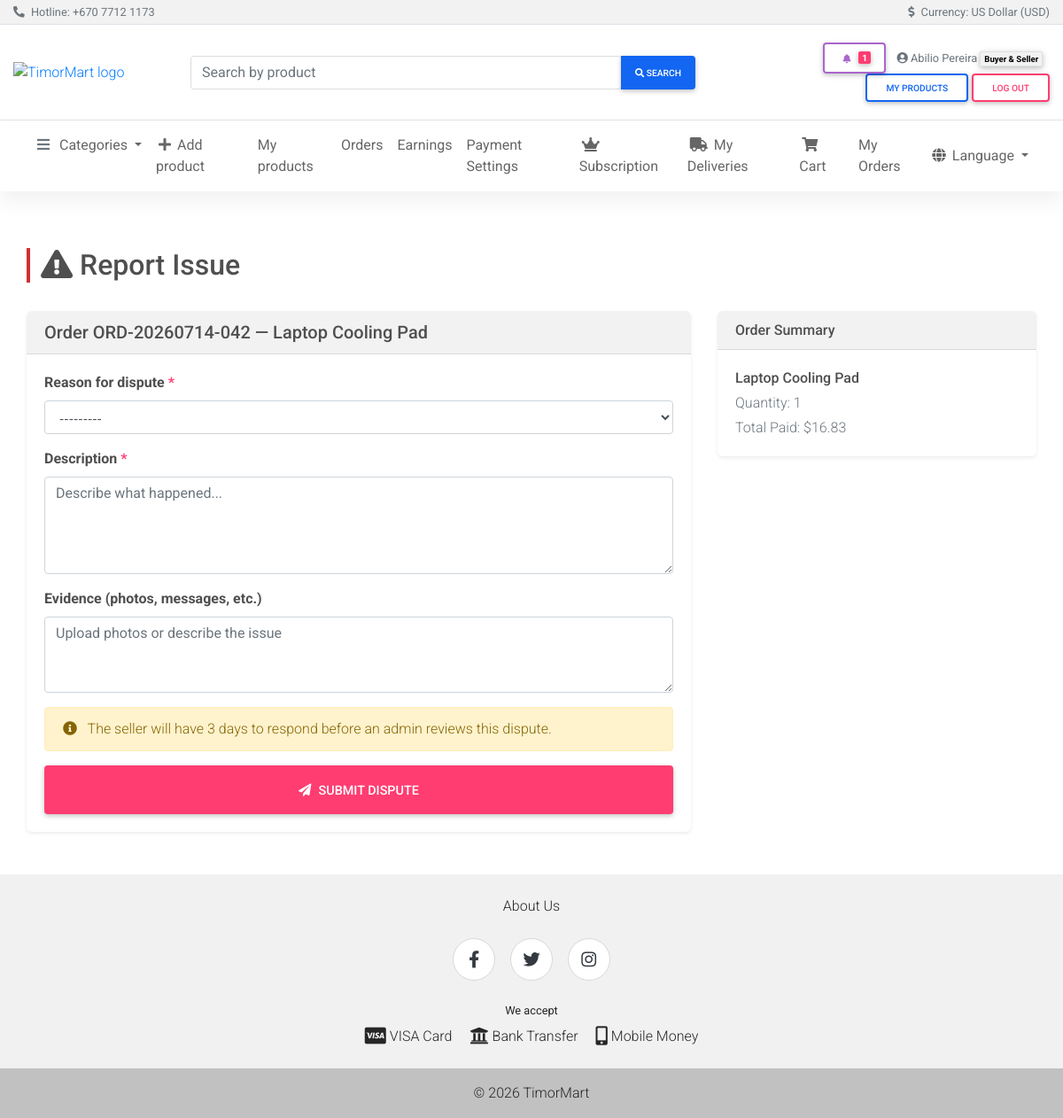
/order/100/dispute/ (signed in), run on the app's committed database.
### olretail/payment_models.py (models this page shows, shortened)
class Order(models.Model):
    order_number = models.CharField(max_length=20, unique=True)
    buyer = models.ForeignKey(User, on_delete=models.PROTECT, related_name='orders')
    seller = models.ForeignKey('olretail.Seller', on_delete=models.PROTECT)
    product = models.ForeignKey('olretail.Product', on_delete=models.PROTECT)
    quantity = models.PositiveIntegerField()
    price_per_unit = models.DecimalField(max_digits=13, decimal_places=2)
    subtotal = models.DecimalField(max_digits=13, decimal_places=2)
    commission_amount = models.DecimalField(max_digits=13, decimal_places=2, default=0)
    payment_fee = models.DecimalField(max_digits=13, decimal_places=2, default=0)
    total = models.DecimalField(max_digits=13, decimal_places=2)
    status = models.CharField(
        max_length=20,
        choices=OrderStatus.choices,
        default=OrderStatus.PENDING_PAYMENT,
        db_index=True,
    )
    payment_method = models.CharField(
        max_length=20,
        choices=PaymentMethod.choices,
        default=PaymentMethod.STRIPE,
    )
    payment = models.ForeignKey(
        'Payment', on_delete=models.SET_NULL, null=True, blank=True, related_name='orders'
    )
    created_at = models.DateTimeField(auto_now_add=True)
    payment_reported_at = models.DateTimeField(null=True, blank=True)
    paid_at = models.DateTimeField(null=True, blank=True)
    shipped_at = models.DateTimeField(null=True, blank=True)
    delivered_at = models.DateTimeField(null=True, blank=True)
    delivery_address = models.TextField()
    delivery_city = models.ForeignKey(
        'olretail.City', on_delete=models.PROTECT, null=True, blank=True, related_name='deliveries',
    )
    delivery_phone = models.CharField(max_length=40)
    estimated_delivery = models.DateField(null=True, blank=True)
    courier_name = models.CharField(max_length=100, blank=True)
    tracking_number = models.CharField(max_length=100, blank=True)
    assigned_courier = models.ForeignKey(
        'olretail.Courier', on_delete=models.SET_NULL, null=True, blank=True, related_name='deliveries'
    )
    delivery_photo = models.ImageField(upload_to='delivery_proofs/%Y/%m/', null=True, blank=True)
    buyer_notes = models.TextField(blank=True)
    admin_notes = models.TextField(blank=True)
    class Meta:
        ordering = ['-created_at']
        indexes = [
            models.Index(fields=['buyer', '-created_at']),
            models.Index(fields=['seller', '-created_at']),
            models.Index(fields=['status', '-created_at']),
        ]

### olretail/models.py (models this page shows, shortened)
class Product(models.Model):
    IMAGE_FIELD_NAMES = ("product_image", "product_image_2", "product_image_3")
    name = models.CharField(max_length=200)
    slug = models.SlugField(max_length=220, unique=True)
    product_image = models.ImageField(upload_to="product_image", null=True, blank=True)
    product_image_2 = models.ImageField(upload_to="product_image", blank=True)
    product_image_3 = models.ImageField(upload_to="product_image", blank=True)
    category = models.ForeignKey(Category, on_delete=models.PROTECT)
    price = models.DecimalField(max_digits=13, decimal_places=2)
    description = models.TextField()
    country = models.ForeignKey(Country, on_delete=models.PROTECT)
    item_location = models.ForeignKey(City, on_delete=models.PROTECT)
    created = models.DateTimeField(auto_now_add=True)
    updated = models.DateTimeField(auto_now=True)
    quantity = models.PositiveIntegerField()
    seller = models.ForeignKey(Seller, on_delete=models.CASCADE)
    status = models.CharField(
        max_length=12,
        choices=ProductStatus.choices,
        default=ProductStatus.PENDING,
        db_index=True,
    )
    moderation_note = models.TextField(blank=True)
    featured = models.BooleanField(default=False)
    condition = models.CharField(max_length=40, choices=CONDITION_CHOICES, default="New")
    size = models.CharField(max_length=50, blank=True, help_text=_("e.g. L, 42, 500ml"))
    pieces_per_unit = models.PositiveIntegerField(
        null=True, blank=True, help_text=_("e.g. 12 pens in a pack")
    )
    units_per_box = models.PositiveIntegerField(
        null=True, blank=True, help_text=_("e.g. 24 packs in a box")
    )
    class Meta:
        ordering = ["-created"]

### olretail/payment_views.py (the view)
# urls.py: path("order/<int:order_id>/dispute/", payment_views.open_dispute, name="open_dispute"),
@login_required
def open_dispute(request, order_id):
    order = get_object_or_404(Order, id=order_id, buyer=request.user)
    if order.status not in [OrderStatus.DELIVERED, OrderStatus.SHIPPED]:
        messages.error(request, _('You can only open disputes for delivered or shipped orders.'))
        return redirect('olretail:order_detail', order_id=order.id)
    if hasattr(order, 'dispute'):
        messages.warning(request, _('A dispute is already open for this order.'))
        return redirect('olretail:dispute_detail', dispute_id=order.dispute.id)
    if request.method == 'POST':
        form = DisputeForm(request.POST)
        if form.is_valid():
            dispute = form.save(commit=False)
            dispute.order = order
            dispute.buyer = request.user
            dispute.seller = order.seller
            dispute.save()
            messages.success(request, _('Dispute opened. Seller has 3 days to respond.'))
            return redirect('olretail:dispute_detail', dispute_id=dispute.id)
    else:
        form = DisputeForm()
    context = {
        'form': form,
        'order': order,
    }
    return render(request, 'olretail/open_dispute.html', context)

### templates/olretail/open_dispute.html (shortened to what this page needs)
{% extends "shared/base.html" %}
{% load i18n %}
{% block content %}
<main class="py-5">
  <div class="container-fluid">
    <div class="row mb-4">
      <div class="col-12">
        <h1 class="h2 page-header-bar">
          <i class="fas fa-exclamation-triangle mr-2"></i>{% trans "Report Issue" %}
        </h1>
      </div>
    </div>
    <div class="row">
      <div class="col-lg-8">
        <div class="card border-0 shadow-sm">
          <div class="card-header bg-light">
            <h5 class="mb-0">
              {% trans "Order" %} {{ order.order_number }} &mdash; {{ order.product.name }}
            </h5>
          </div>
          <div class="card-body">
            <form method="post" novalidate>
              <div class="form-group">
                <label for="{{ form.reason.id_for_label }}" class="font-weight-bold">
                  {{ form.reason.label }}
                  <span class="text-danger">*</span>
                </label>
                {{ form.reason }}
              </div>
              <div class="form-group">
                <label for="{{ form.description.id_for_label }}" class="font-weight-bold">
                  {{ form.description.label }}
                  <span class="text-danger">*</span>
                </label>
                {{ form.description }}
              </div>
              <div class="form-group">
                <label for="{{ form.buyer_evidence.id_for_label }}" class="font-weight-bold">
                  {{ form.buyer_evidence.label }}
                </label>
                {{ form.buyer_evidence }}
              </div>
              <div class="alert alert-warning">
                <i class="fas fa-info-circle mr-2"></i>
                {% trans "The seller will have 3 days to respond before an admin reviews this dispute." %}
              </div>
              <button type="submit" class="btn btn-danger btn-lg btn-block mt-3">
                <i class="fas fa-paper-plane mr-2"></i>{% trans "Submit Dispute" %}
              </button>
            </form>
          </div>
        </div>
      </div>
      <div class="col-lg-4">
        <div class="card border-0 shadow-sm">
          <div class="card-header bg-light">
            <h6 class="mb-0">{% trans "Order Summary" %}</h6>
          </div>
          <div class="card-body">
            <p class="mb-1"><strong>{{ order.product.name }}</strong></p>
            <p class="text-muted mb-1">{% trans "Quantity" %}: {{ order.quantity }}</p>
            <p class="text-muted mb-0">{% trans "Total Paid" %}: ${{ order.total }}</p>
          </div>
        </div>
      </div>
    </div>
  </div>
</main>
{% endblock %}

### templates/shared/header.html (shortened to what this page needs)
{% load i18n %}
{% load static %}
<header>
  <div class="bg-light border-bottom py-1">
    <div class="container-fluid d-flex flex-wrap justify-content-between align-items-center small text-muted">
      <div>
        <i class="fas fa-phone-alt mr-1" aria-hidden="true"></i>
        {% trans 'Hotline' %}: <a href="tel:+67077121173" class="text-muted">+670 7712 1173</a>
      </div>
      <div>
        <i class="fas fa-dollar-sign mr-1" aria-hidden="true"></i>
        {% trans 'Currency' %}: {% trans 'US Dollar (USD)' %}
      </div>
    </div>
  </div>
  <div class="container-fluid">
    <div class="row jumbotron white border-bottom mb-0 py-3 align-items-center">
      <div class="col-md-2 my-1">
        <a href="{% url 'olretail:index' %}" aria-label="{% trans 'Home' %}">
          <img src="{% static 'mdb/img/logo.jpg' %}" height="180" alt="TimorMart logo">
        </a>
      </div>
      <div class="col-md-6 my-1">
        <form action="{% url 'olretail:search' %}" method="get" role="search">
          <div class="md-form md-outline input-group md-input-group w-100 my-0">
            <input type="search" class="form-control mb-0" name="q" value="{{ query|default:'' }}"
                   placeholder="{% trans 'Search by product' %}" aria-label="{% trans 'Search by product' %}">
            <div class="input-group-append">
              <button class="btn btn-primary btn-md px-3 m-0" type="submit">
                <i class="fa fa-search" aria-hidden="true"></i>
                <span class="d-none d-sm-inline"> {% trans 'Search' %}</span>
              </button>
            </div>
          </div>
        </form>
      </div>
      <div class="col-md-4 my-1 text-md-right">
        {% if user.is_authenticated %}
        <div class="dropdown d-inline-block mr-2">
          <a class="btn btn-sm btn-outline-secondary my-0 position-relative" href="#" role="button"
             id="notificationsDropdown" data-toggle="dropdown" aria-haspopup="true" aria-expanded="false"
             aria-label="{% trans 'Notifications' %}">
            <i class="fas fa-bell" aria-hidden="true"></i>
            {% if unread_notification_count %}
            <span class="badge badge-danger notif-badge">
              {{ unread_notification_count }}
            </span>
            {% endif %}
          </a>
        </div>
        <span class="text-muted small mr-2">
          <i class="fas fa-user-circle" aria-hidden="true"></i>
          {{ user.get_full_name|default:user.username }}
          {% if user.is_staff %}<span class="badge badge-dark">{% trans 'Administrator' %}</span>
          {% elif is_buyer and is_seller %}<span class="badge badge-light border">{% trans 'Buyer & Seller' %}</span>
          {% elif is_seller %}<span class="badge badge-light border">{% trans 'Seller' %}</span>
          {% elif is_buyer %}<span class="badge badge-light border">{% trans 'Buyer' %}</span>{% endif %}
        </span>
        {% if is_seller %}
        <a href="{% url 'olretail:list' %}" class="btn btn-sm btn-outline-primary my-0">{% trans 'My products' %}</a>
        {% endif %}
        <form action="{% url 'accounts:logout' %}" method="post" class="d-inline">
          <button type="submit" class="btn btn-sm btn-outline-danger my-0">{% trans 'Log out' %}</button>
        </form>
        {% else %}
        <a href="{% url 'accounts:login' %}" class="btn btn-sm btn-outline-primary my-0">{% trans 'Sign in' %}</a>
        <a href="{% url 'accounts:register' %}" class="btn btn-sm btn-primary my-0">{% trans 'Sign up' %}</a>
        {% endif %}
      </div>
    </div>
  </div>
  <nav class="navbar navbar-expand-lg sticky-top navbar-light white">
    <div class="container-fluid">
      <div class="collapse navbar-collapse" id="mainNav">
        <ul class="navbar-nav align-items-start">
          <li class="nav-item dropdown">
            <a class="nav-link dropdown-toggle" data-toggle="dropdown" href="#" role="button"
               aria-haspopup="true" aria-expanded="false">
              <i class="fas fa-bars text-muted mr-2" aria-hidden="true"></i>{% trans 'Categories' %}
            </a>
          </li>
          {% if is_seller %}
          <li class="nav-item">
            <a class="nav-link" href="{% url 'olretail:create_product' %}">
              <i class="fas fa-plus mr-1" aria-hidden="true"></i>{% trans 'Add product' %}
            </a>
          </li>
          <li class="nav-item">
            <a class="nav-link" href="{% url 'olretail:list' %}">{% trans 'My products' %}</a>
          </li>
          <li class="nav-item">
            <a class="nav-link" href="{% url 'olretail:seller_orders' %}">{% trans 'Orders' %}</a>
          </li>
          <li class="nav-item">
            <a class="nav-link" href="{% url 'olretail:seller_balance' %}">{% trans 'Earnings' %}</a>
          </li>
          <li class="nav-item">
            <a class="nav-link" href="{% url 'olretail:seller_payment_settings' %}">{% trans 'Payment Settings' %}</a>
          </li>
          <li class="nav-item">
            <a class="nav-link" href="{% url 'olretail:seller_subscription' %}">
              <i class="fas fa-crown mr-1" aria-hidden="true"></i>{% trans 'Subscription' %}
            </a>
          </li>
          {% endif %}
          {% if is_courier %}
          <li class="nav-item">
            <a class="nav-link" href="{% url 'olretail:courier_deliveries' %}">
              <i class="fas fa-truck mr-1" aria-hidden="true"></i>{% trans 'My Deliveries' %}
            </a>
          </li>
          {% endif %}
          {% if is_buyer %}
          <li class="nav-item">
            <a class="nav-link" href="{% url 'olretail:cart' %}">
              <i class="fas fa-shopping-cart mr-1" aria-hidden="true"></i>{% trans 'Cart' %}
            </a>
          </li>
          <li class="nav-item">
            <a class="nav-link" href="{% url 'olretail:buyer_orders' %}">{% trans 'My Orders' %}</a>
          </li>
          {% endif %}
        </ul>
        <ul class="navbar-nav ml-md-auto align-items-start">
          <li class="nav-item dropdown">
            <a class="nav-link dropdown-toggle" data-toggle="dropdown" href="#" role="button"
               aria-haspopup="true" aria-expanded="false">
              <i class="fas fa-globe mr-1" aria-hidden="true"></i>{% trans 'Language' %}
            </a>
          </li>
        </ul>
      </div>
    </div>
  </nav>
</header>

### data on the page
Order: order_number "ORD-20260714-042", product.name "Laptop Cooling Pad", quantity "1", total "16.83"

### other printed values
{{ unread_notification_count }} "1"
{{ user.get_full_name|default:user.username }} "Abilio Pereira"
